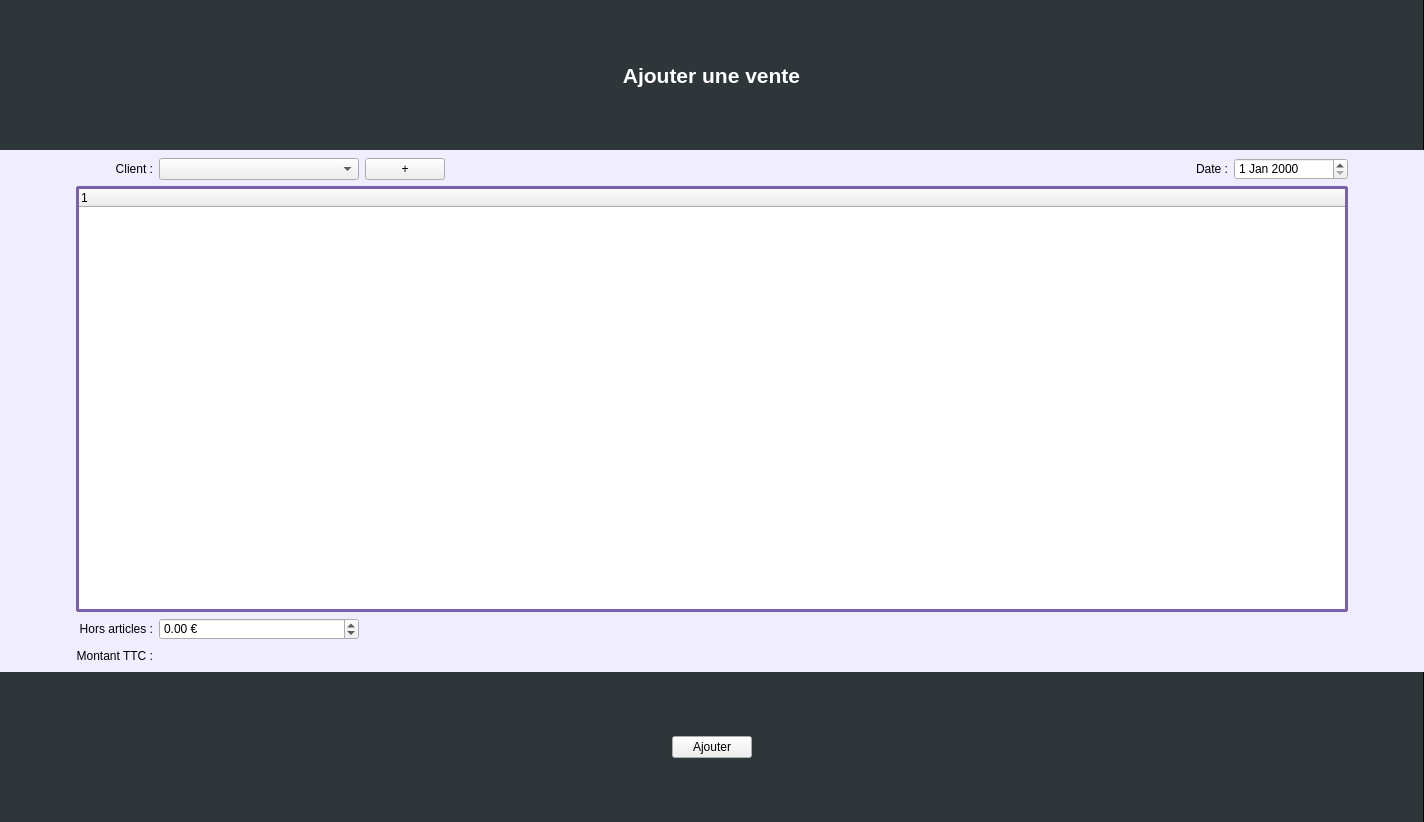
<?xml version="1.0" encoding="UTF-8"?>
<ui version="4.0">
 <class>add_sell</class>
 <widget class="QWidget" name="add_sell">
  <property name="geometry">
   <rect>
    <x>0</x>
    <y>0</y>
    <width>1424</width>
    <height>822</height>
   </rect>
  </property>
  <property name="windowTitle">
   <string>Form</string>
  </property>
  <property name="styleSheet">
   <string notr="true">#add_sell{
background: rgb(240, 237, 255);
border: none;
}</string>
  </property>
  <layout class="QGridLayout" name="gridLayout_3">
   <property name="leftMargin">
    <number>0</number>
   </property>
   <property name="topMargin">
    <number>0</number>
   </property>
   <property name="rightMargin">
    <number>0</number>
   </property>
   <property name="bottomMargin">
    <number>0</number>
   </property>
   <item row="0" column="0" colspan="24">
    <widget class="QFrame" name="frame">
     <property name="minimumSize">
      <size>
       <width>0</width>
       <height>150</height>
      </size>
     </property>
     <property name="maximumSize">
      <size>
       <width>16777215</width>
       <height>150</height>
      </size>
     </property>
     <property name="styleSheet">
      <string notr="true">#frame {
background: rgb(46, 54, 58);
border: none;
border-right: 1px solid black;
}</string>
     </property>
     <property name="frameShape">
      <enum>QFrame::StyledPanel</enum>
     </property>
     <property name="frameShadow">
      <enum>QFrame::Raised</enum>
     </property>
     <layout class="QGridLayout" name="gridLayout">
      <item row="0" column="0">
       <widget class="QLabel" name="label_4">
        <property name="font">
         <font>
          <pointsize>16</pointsize>
          <weight>75</weight>
          <bold>true</bold>
         </font>
        </property>
        <property name="styleSheet">
         <string notr="true">QLabel {
	color: rgb(255, 255, 255);
}</string>
        </property>
        <property name="text">
         <string>Ajouter une vente</string>
        </property>
        <property name="alignment">
         <set>Qt::AlignCenter</set>
        </property>
       </widget>
      </item>
     </layout>
    </widget>
   </item>
   <item row="2" column="4">
    <widget class="QPushButton" name="pushButton_addClient">
     <property name="text">
      <string>+</string>
     </property>
    </widget>
   </item>
   <item row="2" column="5">
    <spacer name="horizontalSpacer_6">
     <property name="orientation">
      <enum>Qt::Horizontal</enum>
     </property>
     <property name="sizeType">
      <enum>QSizePolicy::Maximum</enum>
     </property>
     <property name="sizeHint" stdset="0">
      <size>
       <width>109</width>
       <height>20</height>
      </size>
     </property>
    </spacer>
   </item>
   <item row="6" column="11">
    <spacer name="verticalSpacer">
     <property name="orientation">
      <enum>Qt::Vertical</enum>
     </property>
     <property name="sizeType">
      <enum>QSizePolicy::Fixed</enum>
     </property>
     <property name="sizeHint" stdset="0">
      <size>
       <width>20</width>
       <height>20</height>
      </size>
     </property>
    </spacer>
   </item>
   <item row="6" column="2" colspan="2">
    <widget class="QLabel" name="label_montant">
     <property name="minimumSize">
      <size>
       <width>100</width>
       <height>0</height>
      </size>
     </property>
     <property name="font">
      <font>
       <weight>75</weight>
       <bold>true</bold>
      </font>
     </property>
     <property name="styleSheet">
      <string notr="true">color:rgb(0,0,0);</string>
     </property>
     <property name="text">
      <string/>
     </property>
    </widget>
   </item>
   <item row="7" column="0" colspan="24">
    <widget class="QFrame" name="frame_2">
     <property name="minimumSize">
      <size>
       <width>0</width>
       <height>150</height>
      </size>
     </property>
     <property name="maximumSize">
      <size>
       <width>16777215</width>
       <height>150</height>
      </size>
     </property>
     <property name="styleSheet">
      <string notr="true">#frame_2 {
background: rgb(46, 54, 58);
border: none;
border-right: 1px solid black;
}</string>
     </property>
     <property name="frameShape">
      <enum>QFrame::StyledPanel</enum>
     </property>
     <property name="frameShadow">
      <enum>QFrame::Raised</enum>
     </property>
     <layout class="QGridLayout" name="gridLayout_2">
      <item row="0" column="0">
       <spacer name="horizontalSpacer">
        <property name="orientation">
         <enum>Qt::Horizontal</enum>
        </property>
        <property name="sizeHint" stdset="0">
         <size>
          <width>153</width>
          <height>20</height>
         </size>
        </property>
       </spacer>
      </item>
      <item row="0" column="1">
       <widget class="QPushButton" name="pushButton_add">
        <property name="text">
         <string>Ajouter</string>
        </property>
        <property name="flat">
         <bool>false</bool>
        </property>
       </widget>
      </item>
      <item row="0" column="2">
       <spacer name="horizontalSpacer_2">
        <property name="orientation">
         <enum>Qt::Horizontal</enum>
        </property>
        <property name="sizeHint" stdset="0">
         <size>
          <width>152</width>
          <height>20</height>
         </size>
        </property>
       </spacer>
      </item>
     </layout>
    </widget>
   </item>
   <item row="1" column="10">
    <spacer name="verticalSpacer_2">
     <property name="orientation">
      <enum>Qt::Vertical</enum>
     </property>
     <property name="sizeType">
      <enum>QSizePolicy::Fixed</enum>
     </property>
     <property name="sizeHint" stdset="0">
      <size>
       <width>20</width>
       <height>2</height>
      </size>
     </property>
    </spacer>
   </item>
   <item row="2" column="22">
    <widget class="QDateEdit" name="dateEdit">
     <property name="minimumSize">
      <size>
       <width>114</width>
       <height>0</height>
      </size>
     </property>
    </widget>
   </item>
   <item row="2" column="21">
    <widget class="QLabel" name="label_2">
     <property name="styleSheet">
      <string notr="true">color:rgb(0,0,0);</string>
     </property>
     <property name="text">
      <string>Date :</string>
     </property>
     <property name="alignment">
      <set>Qt::AlignRight|Qt::AlignTrailing|Qt::AlignVCenter</set>
     </property>
    </widget>
   </item>
   <item row="2" column="1">
    <widget class="QLabel" name="label">
     <property name="styleSheet">
      <string notr="true">color:rgb(0,0,0);</string>
     </property>
     <property name="text">
      <string>Client :</string>
     </property>
     <property name="alignment">
      <set>Qt::AlignRight|Qt::AlignTrailing|Qt::AlignVCenter</set>
     </property>
    </widget>
   </item>
   <item row="3" column="23">
    <spacer name="horizontalSpacer_4">
     <property name="orientation">
      <enum>Qt::Horizontal</enum>
     </property>
     <property name="sizeType">
      <enum>QSizePolicy::Preferred</enum>
     </property>
     <property name="sizeHint" stdset="0">
      <size>
       <width>70</width>
       <height>20</height>
      </size>
     </property>
    </spacer>
   </item>
   <item row="3" column="0">
    <spacer name="horizontalSpacer_3">
     <property name="orientation">
      <enum>Qt::Horizontal</enum>
     </property>
     <property name="sizeType">
      <enum>QSizePolicy::Preferred</enum>
     </property>
     <property name="sizeHint" stdset="0">
      <size>
       <width>70</width>
       <height>20</height>
      </size>
     </property>
    </spacer>
   </item>
   <item row="6" column="1">
    <widget class="QLabel" name="label_6">
     <property name="maximumSize">
      <size>
       <width>16777215</width>
       <height>20</height>
      </size>
     </property>
     <property name="styleSheet">
      <string notr="true">color:rgb(0,0,0);</string>
     </property>
     <property name="text">
      <string>Montant TTC :</string>
     </property>
     <property name="alignment">
      <set>Qt::AlignRight|Qt::AlignTrailing|Qt::AlignVCenter</set>
     </property>
    </widget>
   </item>
   <item row="5" column="2" colspan="2">
    <widget class="QDoubleSpinBox" name="doubleSpinBox">
     <property name="suffix">
      <string> €</string>
     </property>
     <property name="minimum">
      <double>-1000.000000000000000</double>
     </property>
     <property name="maximum">
      <double>1000.000000000000000</double>
     </property>
    </widget>
   </item>
   <item row="5" column="1">
    <widget class="QLabel" name="label_7">
     <property name="styleSheet">
      <string notr="true">color:rgb(0,0,0);</string>
     </property>
     <property name="text">
      <string>Hors articles :</string>
     </property>
     <property name="alignment">
      <set>Qt::AlignRight|Qt::AlignTrailing|Qt::AlignVCenter</set>
     </property>
    </widget>
   </item>
   <item row="2" column="2" colspan="2">
    <widget class="QComboBox" name="comboBox_client">
     <property name="minimumSize">
      <size>
       <width>200</width>
       <height>0</height>
      </size>
     </property>
     <property name="styleSheet">
      <string notr="true">color:rgb(0,0,0);</string>
     </property>
    </widget>
   </item>
   <item row="3" column="1" rowspan="2" colspan="22">
    <widget class="QTreeWidget" name="treeWidget">
     <property name="minimumSize">
      <size>
       <width>900</width>
       <height>300</height>
      </size>
     </property>
     <property name="styleSheet">
      <string notr="true">#treeWidget {
    border: 3px solid rgb(123, 97, 170);
    border-radius: 3px;
}</string>
     </property>
     <column>
      <property name="text">
       <string notr="true">1</string>
      </property>
     </column>
    </widget>
   </item>
   <item row="2" column="6">
    <widget class="QLabel" name="label_id">
     <property name="text">
      <string/>
     </property>
    </widget>
   </item>
  </layout>
 </widget>
 <resources/>
 <connections/>
</ui>
